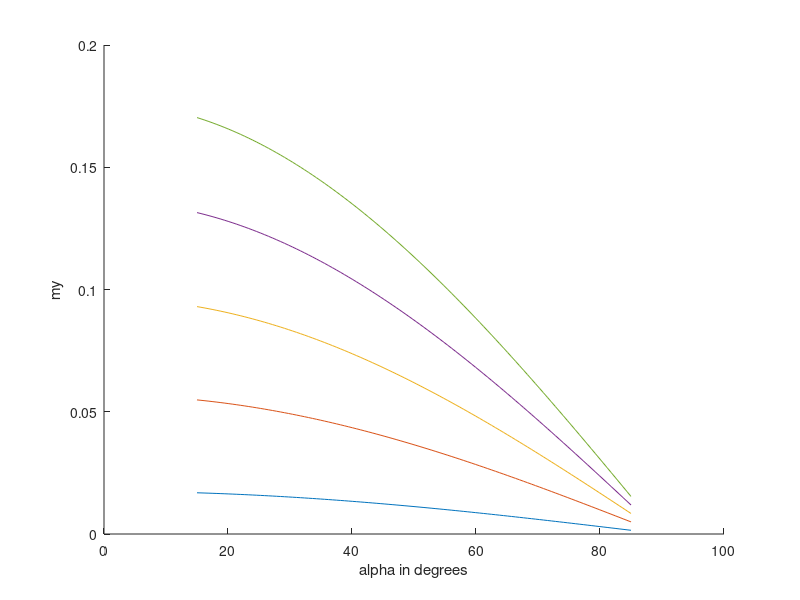
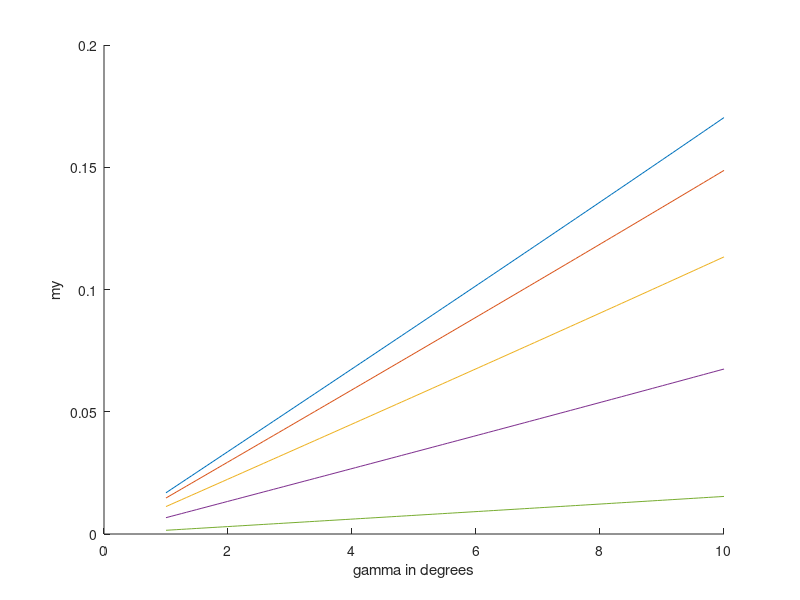
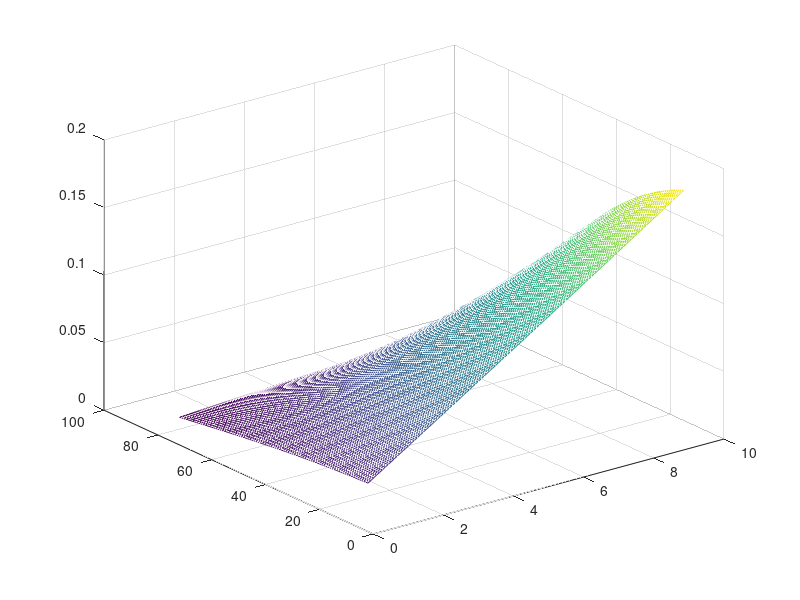

Source code (MATLAB) for these figures, in order:
clear
close all
clc

DegreeToRad = pi/180;
RadToDegree = 180/pi;

alpha.start = 15*DegreeToRad;
alpha.finish = 85*DegreeToRad;

gamma.start = 1*DegreeToRad;
gamma.finish = 10*DegreeToRad;

Alpha = linspace(alpha.start,alpha.finish,110)';
Gamma = linspace(gamma.start,gamma.finish,5);

My = cos(Alpha)*tan(Gamma);
%Make a plot for alpha

figure
hold on
xlabel('alpha in degrees')
ylabel('my')
plot(Alpha*RadToDegree,My)
hold off


%Make everything again for gamma!
Alpha = linspace(alpha.start,alpha.finish,5)';
Gamma = linspace(gamma.start,gamma.finish,110);

My = cos(Alpha)*tan(Gamma);

figure
hold on
xlabel('gamma in degrees')
ylabel('my')
plot(Gamma*RadToDegree,My)
hold off

%Make everything again for gamma!
Alpha = linspace(alpha.start,alpha.finish,90)';
Gamma = linspace(gamma.start,gamma.finish,110);

My = cos(Alpha)*tan(Gamma);

figure
mesh(RadToDegree*Gamma,RadToDegree*Alpha,My)